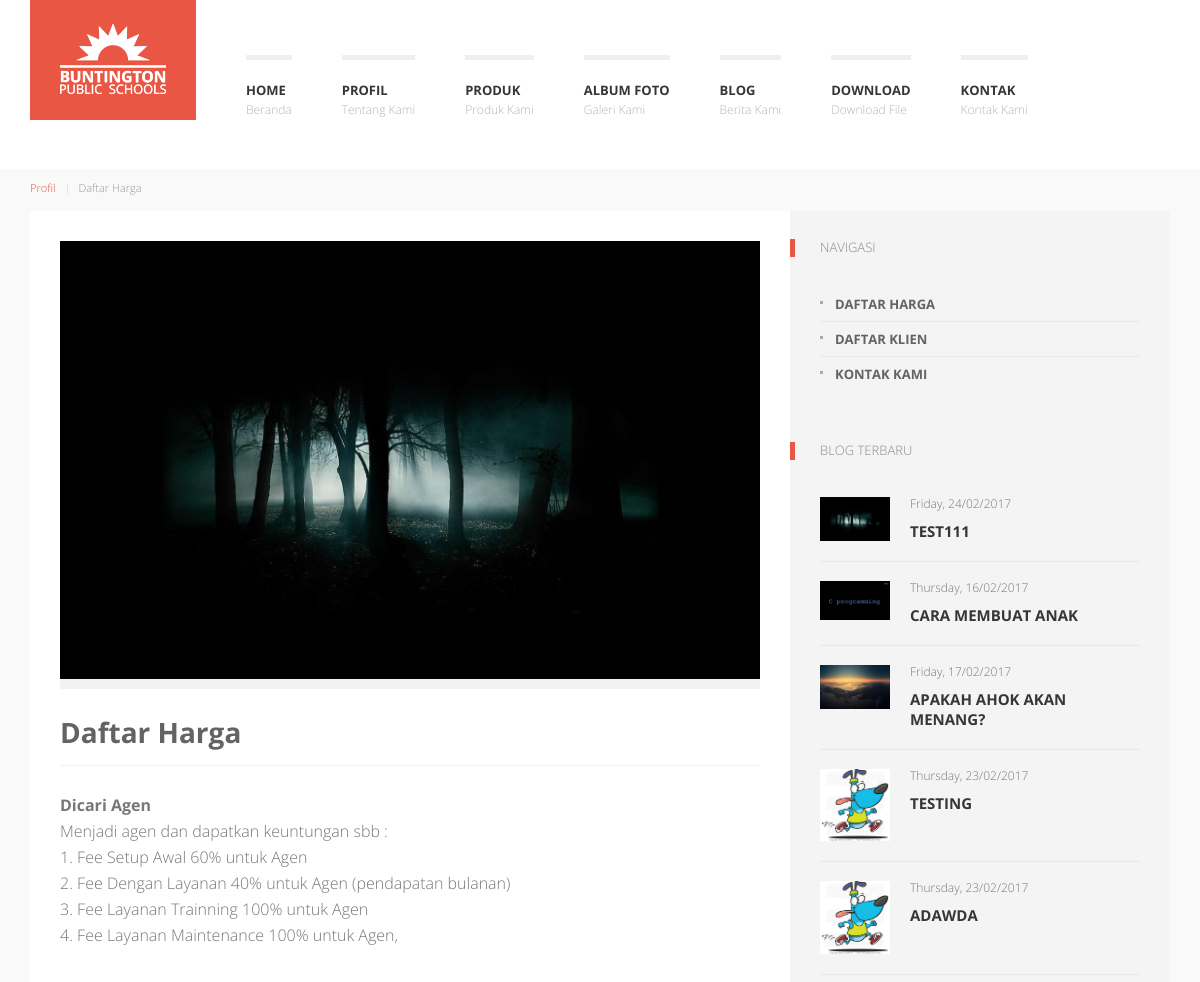
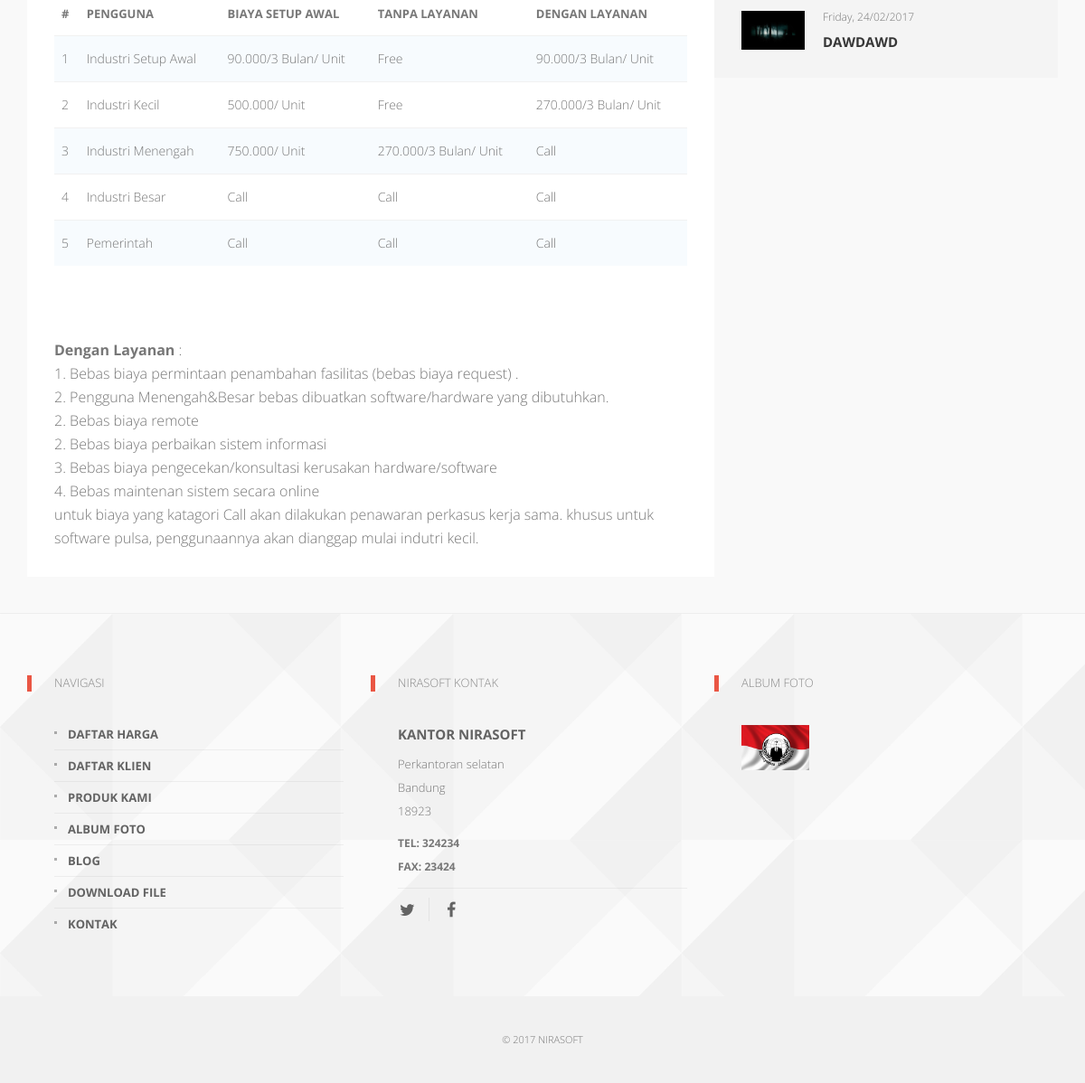
The page /index.php/profil/harga on the database its author committed (2 pictures, top to bottom).
### tables this page shows
CREATE TABLE IF NOT EXISTS `config` (
`config_id` int(11) NOT NULL,
  `nameweb` varchar(225) NOT NULL,
  `email` varchar(225) NOT NULL,
  `keywords` text NOT NULL,
  `google_maps` text NOT NULL,
  `logo` varchar(225) NOT NULL,
  `icon` varchar(225) NOT NULL,
  `about` text NOT NULL,
  `address` text NOT NULL,
  `city` varchar(100) NOT NULL,
  `zip_code` varchar(100) NOT NULL,
  `phone_number` varchar(225) NOT NULL,
  `metatext` text NOT NULL,
  `fax` text NOT NULL,
  `facebook` varchar(225) NOT NULL,
  `twitter` varchar(225) NOT NULL,
  `instagram` varchar(225) NOT NULL,
  `google_plus` varchar(225) NOT NULL,
  `pinterest` varchar(225) NOT NULL
);

CREATE TABLE IF NOT EXISTS `galleries` (
`gallery_id` int(11) NOT NULL,
  `user_id` int(11) NOT NULL,
  `gallery_name` varchar(225) NOT NULL,
  `slug_gallery` varchar(225) NOT NULL,
  `image` varchar(225) NOT NULL,
  `gallery_description` text NOT NULL,
  `position` varchar(100) NOT NULL,
  `date` timestamp NOT NULL DEFAULT CURRENT_TIMESTAMP ON UPDATE CURRENT_TIMESTAMP,
  `status` varchar(100) NOT NULL
);

CREATE TABLE IF NOT EXISTS `price` (
`price_id` int(11) NOT NULL,
  `user_id` int(11) NOT NULL,
  `price_name` varchar(225) NOT NULL,
  `price` varchar(225) NOT NULL,
  `headline` text NOT NULL,
  `description` text NOT NULL,
  `with_service` varchar(100) NOT NULL,
  `no_with_service` varchar(100) NOT NULL,
  `status` varchar(100) NOT NULL,
  `date` timestamp NOT NULL DEFAULT CURRENT_TIMESTAMP ON UPDATE CURRENT_TIMESTAMP
);

CREATE TABLE IF NOT EXISTS `blogs` (
`blog_id` int(11) NOT NULL,
  `user_id` int(11) NOT NULL,
  `category_id` int(11) NOT NULL,
  `title` varchar(225) NOT NULL,
  `slug_blog` varchar(225) NOT NULL,
  `content` text NOT NULL,
  `image` varchar(225) NOT NULL,
  `date_post` timestamp NOT NULL DEFAULT CURRENT_TIMESTAMP ON UPDATE CURRENT_TIMESTAMP,
  `status` varchar(100) NOT NULL,
  `keywords` text NOT NULL
);

### application/views/front/profile/harga.php (the view, shortened to what the rows shown need)
    <div id="k-body">
    	<div class="container">
            <div class="row no-gutter">
                <div class="col-lg-8 col-md-8">
                    <div class="col-padded">
                    	<div class="row gutter">
                        	<div class="col-lg-12 col-md-12">
                               <figure class="news-featured-image">
                                    <img src="<?php echo base_url('assets/upload/image/'.$gallery['image']);?>" alt="Featured image 1" class="img-responsive" />
                                </figure>
                            	<h1 class="page-title">Daftar Harga</h1>
                            <br><b>Dicari Agen</b><br>
Menjadi agen dan dapatkan keuntungan sbb :<br>
1. Fee Setup Awal 60% untuk Agen<br>
2. Fee Dengan Layanan 40% untuk Agen (pendapatan bulanan)<br>
3. Fee Layanan Trainning 100% untuk Agen<br>
4. Fee Layanan Maintenance 100% untuk Agen,<br>
                            </div>
                        </div>
                    	<div class="row gutter">
                        	<div class="col-lg-12 col-md-12">
                                <table class="table table-striped table-courses">
                                    <thead>
                                        <tr>
                                            <th>#</th>
                                            <th>Pengguna</th>
                                            <th>Biaya Setup Awal</th>
                                            <th>Tanpa Layanan</th>
                                            <th>Dengan Layanan</th>
                                        </tr>
                                    </thead>
                                    <tbody>
                                    <?php $i=1; foreach ($price as $price){?>
                                        <tr>
                                            <td><?php echo $i;?></td>
                                            <td><?php echo $price['price_name'];?></td>
                                            <td><?php echo $price['price'];?></td>
                                            <td><?php echo $price['with_service'];?></td>
                                            <td><?php echo $price['no_with_service'];?></td>
                                        </tr>
                                    <?php $i++; } ?>
                                    </tbody>
                                </table>
                            </div>
                        </div>
                    <b>Dengan Layanan</b> :<br>
1. Bebas biaya permintaan penambahan fasilitas (bebas biaya request) .<br>
2. Pengguna Menengah&Besar bebas dibuatkan software/hardware yang dibutuhkan.<br>
2. Bebas biaya remote<br>
2. Bebas biaya perbaikan sistem informasi<br>
3. Bebas biaya pengecekan/konsultasi kerusakan hardware/software<br>
4. Bebas maintenan sistem secara online<br>
                    </div>
                </div>
                <div id="k-sidebar" class="col-lg-4 col-md-4">
                    <div class="col-padded col-shaded">
                        <ul class="list-unstyled clear-margins">
                            <li class="widget-container widget_nav_menu">
                                <h1 class="title-widget">Navigasi</h1>
                            </li>
                            <li class="widget-container widget_recent_news">
                                <h1 class="title-widget">Blog Terbaru</h1>
                                <ul class="list-unstyled">
                                <?php
                                    foreach ($blogs as $blog){
                                        if ($blog['blog_id']++ < 10) {
                                ?>
                                    <li class="recent-news-wrap news-no-summary">
                                        <div class="recent-news-content clearfix">
                                            <figure class="recent-news-thumb">
                                                <a href="<?php echo base_url('blog/detil/'.$blog['slug_blog']);?>" title="<?php echo $blog['title'];?>">
                                                <img src="<?php echo base_url('assets/upload/image/'.$blog['image']);?>" class="attachment-thumbnail wp-post-image" alt="Thumbnail 1" /></a>
                                            </figure>
                                            <div class="recent-news-text">
                                                <div class="recent-news-meta">
                                                    <div class="recent-news-date"><?php echo date('l, d/m/Y', strtotime($blog['date_post'])); ?></div>
                                                </div>
                                                <h1 class="title-median"><a href="<?php echo base_url('blog/detil/'.$blog['slug_blog']);?>" title="<?php echo $blog['title'];?>"><?php echo $blog['title'];?></a></h1>
                                            </div>
                                        </div>
                                    </li>
                                <?php }} ?>
                                </ul>
                            </li>
                        </ul>
                    </div>
                </div>
            </div>
        </div>
    </div>

### application/views/front/layout/header.php (shortened to what the rows shown need)
<body role="document">
  <div id="k-head" class="container">
      <div class="row">
          <div class="col-lg-12">
              <div id="k-site-logo" class="pull-left">
                  <h1 class="k-logo">
                      <a href="<?php echo base_url();?>" title="Home Page">
                          <img src="<?php echo base_url('assets/upload/image/thumbs/'.$site['logo']);?>" alt="Site Logo" class="img-responsive" />
                      </a>
                  </h1>
              </div>
          </div>
      </div>
  </div>

### application/views/front/layout/footer.php (shortened to what the rows shown need)
    <div id="k-footer">
        <div class="container">
            <div class="row no-gutter">
                <div class="col-lg-4 col-md-4">
                    <div class="col-padded col-naked">
                        <ul class="list-unstyled clear-margins">
                            <li class="widget-container widget_nav_menu">
                                <h1 class="title-widget">Navigasi</h1>
                            </li>
                        </ul>
                    </div>
                </div>
                <div class="col-lg-4 col-md-4">
                    <div class="col-padded col-naked">
                        <ul class="list-unstyled clear-margins">
                            <li class="widget-container widget_recent_news">
                                <h1 class="title-widget"><?php echo $site['nameweb'];?> Kontak</h1>
                                <div itemscope itemtype="http://data-vocabulary.org/Organization">
                                    <h2 class="title-median m-contact-subject" itemprop="name">Kantor <?php echo $site['nameweb'];?></h2>
                                    <div class="m-contact-address" itemprop="address" itemscope itemtype="http://data-vocabulary.org/Address">
                                        <span class="m-contact-street" itemprop="street-address"><?php echo $site['address'];?></span>
                                        <span class="m-contact-city-region"><span class="m-contact-city" itemprop="locality"><?php echo $site['city'];?></span></span>
                                        <span class="m-contact-zip-country"><span class="m-contact-zip" itemprop="postal-code"><?php echo $site['zip_code'];?></span></span>
                                    </div>
                                    <div class="m-contact-tel-fax">
                                        <span class="m-contact-tel">Tel: <span itemprop="tel"><?php echo $site['phone_number'];?></span></span>
                                        <span class="m-contact-fax">Fax: <span itemprop="fax"><?php echo $site['fax'];?></span></span>
                                    </div>
                                </div>
                                <div class="social-icons">
                                    <ul class="list-unstyled list-inline">
                                    </ul>
                                </div>
                            </li>
                        </ul>
                    </div>
                </div>
                <div class="col-lg-4 col-md-4">
                    <div class="col-padded col-naked">
                        <ul class="list-unstyled clear-margins">
                            <li class="widget-container widget_sofa_flickr">
                                <h1 class="title-widget">Album Foto</h1>
                                <ul class="k-flickr-photos list-unstyled">
                                <?php
                                    $galleries = $this->mGalleries->listGalleryPubFooter();
                                    foreach ($galleries as $gallery){
                                ?>
                                    <li><a href="<?php echo base_url('galeri');?>" title="<?php echo $gallery['gallery_name'];?>"><img src="<?php echo base_url('assets/upload/image/'.$gallery['image']);?>" alt="Photo 1" /></a></li>
                                <?php } ?>
                                 </ul>
                            </li>
                        </ul>
                    </div>
                </div>
            </div>
        </div>
    </div>
    <div id="k-subfooter">
        <div class="container">
            <div class="row">
                <div class="col-lg-12">
                    <center>
                    <p class="copy-text text-inverse">
                    &copy; 2017 <?php echo $site['nameweb'];?>
                    </p>
                    </center>
                </div>
            </div>
        </div>
    </div>
  </body>
</html>

### rows shown on the page
config: logo (picture), nameweb "NIRASOFT", address "Perkantoran selatan", city "Bandung", zip_code "18923", phone_number "324234", fax "23424"
galleries: image (picture)
price: price_name "Industri Setup Awal", price "90.000/3 Bulan/ Unit", with_service "Free", no_with_service "90.000/3 Bulan/ Unit"
price: price_name "Industri Kecil", price "500.000/ Unit", with_service "Free", no_with_service "270.000/3 Bulan/ Unit"
price: price_name "Industri Menengah", price "750.000/ Unit", with_service "270.000/3 Bulan/ Unit", no_with_service "Call"
price: price_name "Industri Besar", price "Call", with_service "Call", no_with_service "Call"
price: price_name "Pemerintah", price "Call", with_service "Call", no_with_service "Call"
blogs: image (picture), date_post "Friday, 24/02/2017", title "TEST111"
blogs: image (picture), date_post "Thursday, 16/02/2017", title "CARA MEMBUAT ANAK"
blogs: image (picture), date_post "Friday, 17/02/2017", title "APAKAH AHOK AKAN MENANG?"
blogs: image (picture), date_post "Thursday, 23/02/2017", title "TESTING"
blogs: image (picture), date_post "Thursday, 23/02/2017", title "ADAWDA"
blogs: image (picture), date_post "Friday, 24/02/2017", title "DAWDAWD"
galleries: image (picture)
